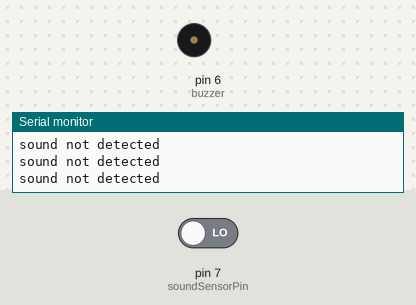
Recording of a sketch running on a simulated Arduino Uno, built with avr-gcc and run on an emulated ATmega328P. Shown: buzzer (waves = sounding, pin HIGH), the last lines printed to the serial monitor. The inputs (shaded band) are chosen by the test bench; at power-on: pin 7 (soundSensorPin) LOW.

Above: at 2.8 s.
2.9 s: pin 7 (soundSensorPin) driven HIGH
At 3.6 s:
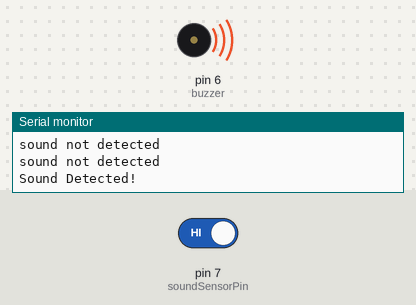
4.5 s: pin 7 (soundSensorPin) driven LOW
At 6.3 s:
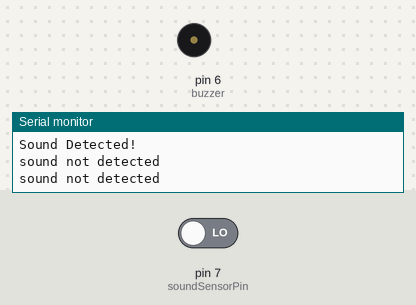
Timing chart, 0 to 7.8 s (numbered marks = the images above; inputs shaded):
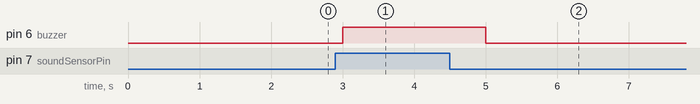

Measured:
- after the input at 2.9 s, pin 6 (buzzer): LOW → HIGH after 0.10 s
- after the input at 4.5 s, pin 6 (buzzer): HIGH → LOW after 0.50 s

The sketch:

soundsensor.ino
```cpp
const int soundSensorPin = 7; // Connect the sound sensor to digital pin 2cons
const int buzzer=6;

void setup() {
  pinMode(soundSensorPin, INPUT);
  pinMode(buzzer,OUTPUT);
  Serial.begin(9600);
}

void loop() {
 int soundState = digitalRead(soundSensorPin);

  if(soundState == HIGH) {
    Serial.println("Sound Detected!");
    // You can add your own logic here when sound is detected.
  }
  else{
    Serial.println("sound not detected");
  }
  if(soundState == HIGH){
    digitalWrite(buzzer,HIGH);
  }
  else
  {
    digitalWrite(buzzer,LOW);
  }
  // You can add more code here for other tasks.
  delay(1000);
}
```
